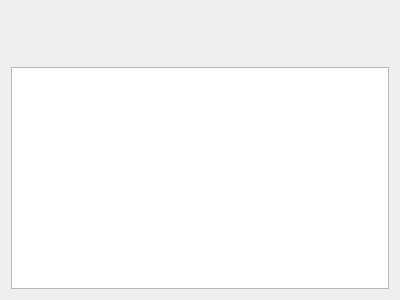
<?xml version = "1.0" encoding = "UTF-8"?>
<ui version = "4.0">
 <class>GradientStopsView</class>
 <widget class = "QWidget" name = "GradientStopsView">
  <property name = "geometry">
   <rect>
    <x>0</x>
    <y>0</y>
    <width>400</width>
    <height>300</height>
   </rect>
  </property>
  <property name = "windowTitle">
   <string>Form</string>
  </property>
  <layout class = "QVBoxLayout" name = "verticalLayout">
   <item>
    <widget class = "DrawTargetWidget" name = "dtWidget" native = "true">
     <property name = "minimumSize">
      <size>
       <width>0</width>
       <height>50</height>
      </size>
     </property>
    </widget>
   </item>
   <item>
    <widget class = "QListWidget" name = "listWidget"/>
   </item>
  </layout>
 </widget>
 <customwidgets>
  <customwidget>
   <class>DrawTargetWidget</class>
   <extends>QWidget</extends>
   <header>drawtargetwidget.h</header>
   <container>1</container>
  </customwidget>
 </customwidgets>
 <resources/>
 <connections/>
</ui>
